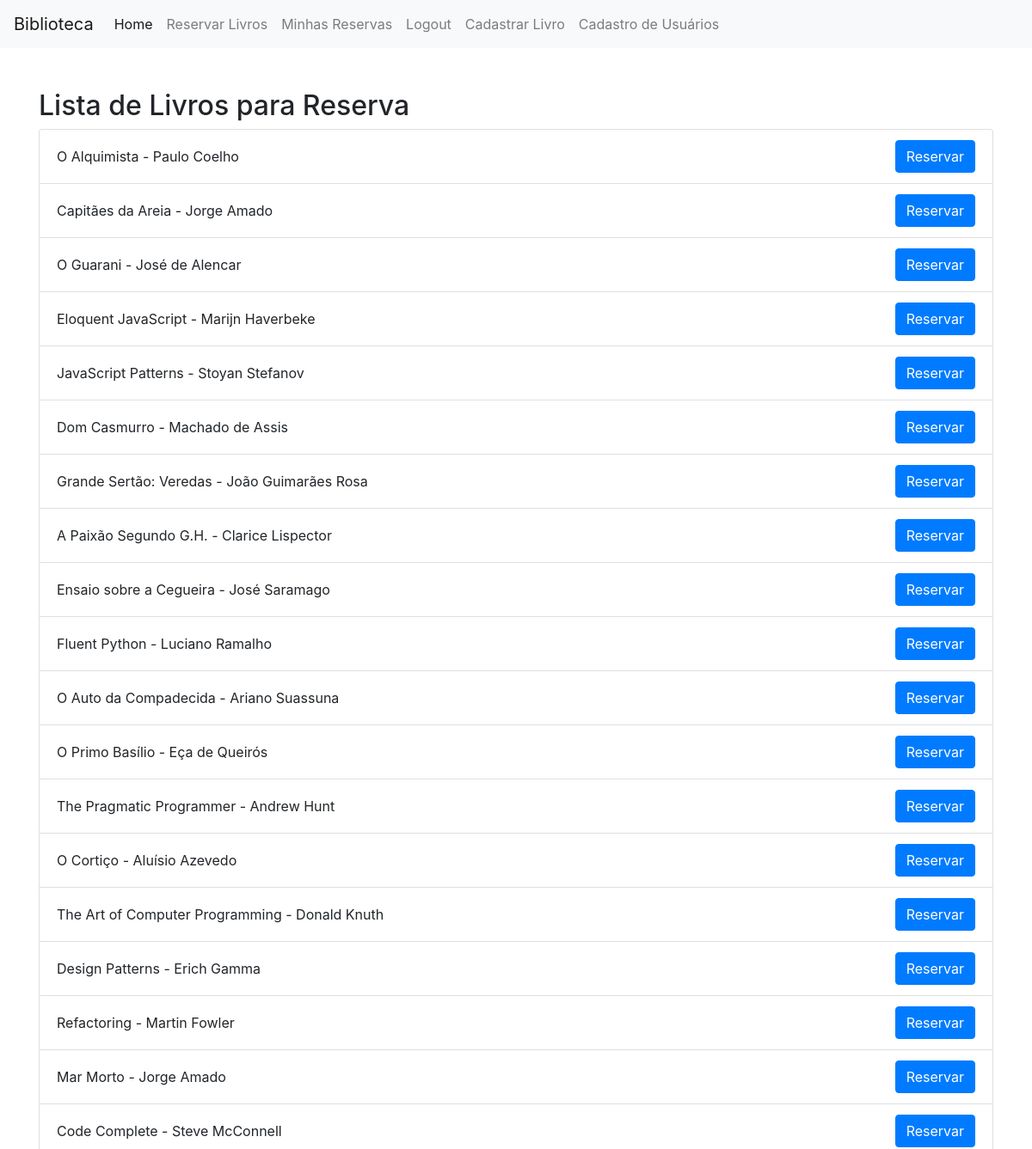
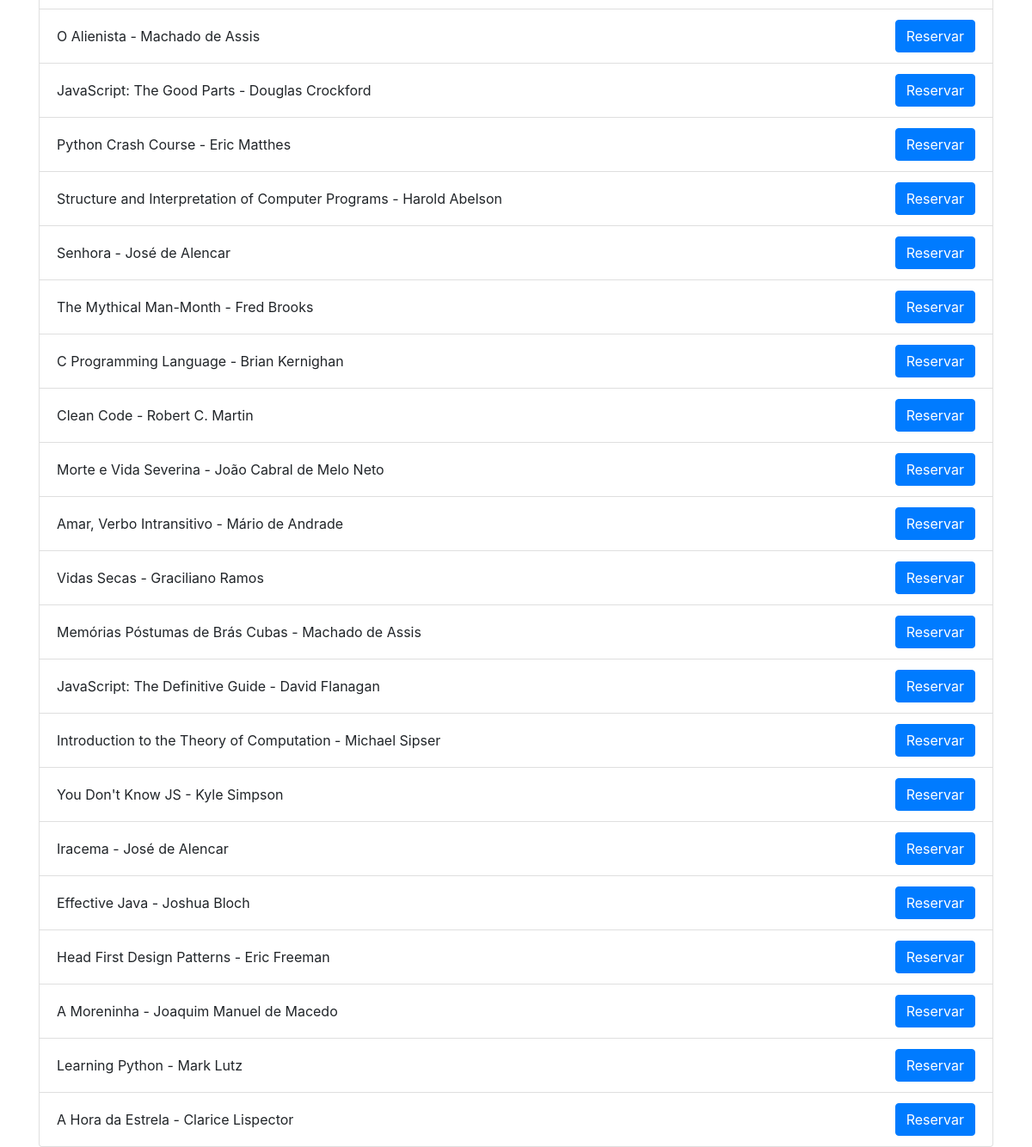
Screenshot of /reservar (signed in) with the database file from the repository (2 pictures, top to bottom).
### app.py (models this page shows, shortened)
class Livro(db.Model):
    id = db.Column(db.Integer, primary_key=True)
    titulo = db.Column(db.String(200), nullable=False)
    autor = db.Column(db.String(200), nullable=False)
    categoria = db.Column(db.String(100), nullable=False)
    ano = db.Column(db.Integer, nullable=False)
    editora = db.Column(db.String(200), default="Sem Editora")
    ativo = db.Column(db.Boolean, default=False)

### app.py (the view)
@app.route("/reservar", methods=["GET"])
@login_required
def reservar():
    livros = Livro.query.all()  # Pega todos os livros
    return render_template("reservar.html", livros=livros)

### app.py (called while the page is built)
@login_manager.user_loader
def load_user(user_id):
    return User.query.get(int(user_id))

### templates/reservar.html (shortened to what this page needs)
<!DOCTYPE html>
<html>
  <head>
    <link rel="stylesheet" href="https://maxcdn.bootstrapcdn.com/bootstrap/4.0.0/css/bootstrap.min.css" />
  </head>
  <body>
    {% include '_navbar.html' %}
    <div class="container mt-5">
      <h2>Lista de Livros para Reserva</h2>
      <ul class="list-group">
        {% for livro in livros %}
        <li class="list-group-item d-flex justify-content-between align-items-center">
          {{ livro.titulo }} - {{ livro.autor }}
          <a href="{{ url_for('fazer_reserva', book_id=livro.id) }}" class="btn btn-primary">Reservar</a>
        </li>
        {% endfor %}
      </ul>
    </div>
  </body>
</html>

### templates/_navbar.html (shortened to what this page needs)
<!DOCTYPE html>
<html>
  <head>
    <link rel="stylesheet" href="https://maxcdn.bootstrapcdn.com/bootstrap/4.0.0/css/bootstrap.min.css" />
  </head>
  <body>
    <nav class="navbar navbar-expand-lg navbar-light bg-light">
      <a class="navbar-brand" href="{{ url_for('inicio') }}">Biblioteca</a>
      <div class="collapse navbar-collapse" id="navbarNav">
        <ul class="navbar-nav">
          <li class="nav-item active">
            <a class="nav-link" href="{{ url_for('inicio') }}">Home</a>
          </li>
          <li class="nav-item">
            <a class="nav-link" href="{{ url_for('reservar') }}">Reservar Livros</a>
          </li>
          <li class="nav-item">
            <a class="nav-link" href="{{ url_for('minhas_reservas') }}">Minhas Reservas</a>
          </li>
          {% if current_user.is_authenticated %}
          <li class="nav-item">
            <a class="nav-link" href="{{ url_for('logout') }}">Logout</a>
          </li>
          {% else %}
          <li class="nav-item">
            <a class="nav-link" href="{{ url_for('login') }}">Login</a>
          </li>
          {% endif %}
          {% if current_user.is_authenticated and current_user.is_admin %}
          <li class="nav-item">
            <a class="nav-link" href="{{ url_for('novo') }}">Cadastrar Livro</a>
          </li>
          <li class="nav-item">
            <a class="nav-link" href="{{ url_for('cadastro') }}">Cadastro de Usuários</a>
          </li>
          {% endif %}
        </ul>
      </div>
    </nav>
  </body>
</html>

### rows the page displays
Livro: titulo "O Alquimista", autor "Paulo Coelho"
Livro: titulo "Capitães da Areia", autor "Jorge Amado"
Livro: titulo "O Guarani", autor "José de Alencar"
Livro: titulo "Eloquent JavaScript", autor "Marijn Haverbeke"
Livro: titulo "JavaScript Patterns", autor "Stoyan Stefanov"
Livro: titulo "Dom Casmurro", autor "Machado de Assis"
Livro: titulo "Grande Sertão: Veredas", autor "João Guimarães Rosa"
Livro: titulo "A Paixão Segundo G.H.", autor "Clarice Lispector"
Livro: titulo "Ensaio sobre a Cegueira", autor "José Saramago"
Livro: titulo "Fluent Python", autor "Luciano Ramalho"
Livro: titulo "O Auto da Compadecida", autor "Ariano Suassuna"
Livro: titulo "O Primo Basílio", autor "Eça de Queirós"
Livro: titulo "The Pragmatic Programmer", autor "Andrew Hunt"
Livro: titulo "O Cortiço", autor "Aluísio Azevedo"
Livro: titulo "The Art of Computer Programming", autor "Donald Knuth"
Livro: titulo "Design Patterns", autor "Erich Gamma"
Livro: titulo "Refactoring", autor "Martin Fowler"
Livro: titulo "Mar Morto", autor "Jorge Amado"
Livro: titulo "Code Complete", autor "Steve McConnell"
Livro: titulo "O Alienista", autor "Machado de Assis"
Livro: titulo "JavaScript: The Good Parts", autor "Douglas Crockford"
Livro: titulo "Python Crash Course", autor "Eric Matthes"
Livro: titulo "Structure and Interpretation of Computer Programs", autor "Harold Abelson"
Livro: titulo "Senhora", autor "José de Alencar"
Livro: titulo "The Mythical Man-Month", autor "Fred Brooks"
Livro: titulo "C Programming Language", autor "Brian Kernighan"
Livro: titulo "Clean Code", autor "Robert C. Martin"
Livro: titulo "Morte e Vida Severina", autor "João Cabral de Melo Neto"
Livro: titulo "Amar, Verbo Intransitivo", autor "Mário de Andrade"
Livro: titulo "Vidas Secas", autor "Graciliano Ramos"
Livro: titulo "Memórias Póstumas de Brás Cubas", autor "Machado de Assis"
Livro: titulo "JavaScript: The Definitive Guide", autor "David Flanagan"
Livro: titulo "Introduction to the Theory of Computation", autor "Michael Sipser"
Livro: titulo "You Don't Know JS", autor "Kyle Simpson"
Livro: titulo "Iracema", autor "José de Alencar"
Livro: titulo "Effective Java", autor "Joshua Bloch"
Livro: titulo "Head First Design Patterns", autor "Eric Freeman"
Livro: titulo "A Moreninha", autor "Joaquim Manuel de Macedo"
Livro: titulo "Learning Python", autor "Mark Lutz"
Livro: titulo "A Hora da Estrela", autor "Clarice Lispector"
